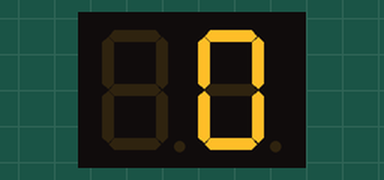
Recording of a sketch running on a simulated Arduino Uno, built with avr-gcc and run on an emulated ATmega328P. Parts: 2-digit seven-segment display.

Above: at 0.1 s.
At 4.1 s:
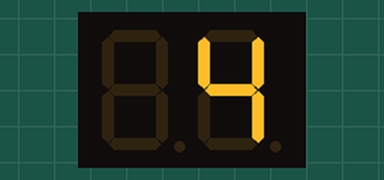
At 9.1 s:
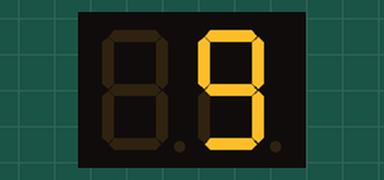
At 19.1 s:
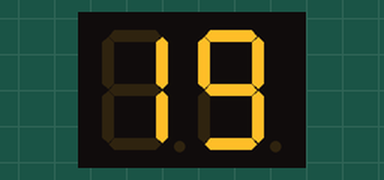
At 29.1 s:
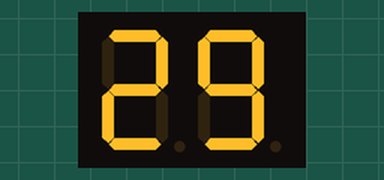
At 39.1 s:
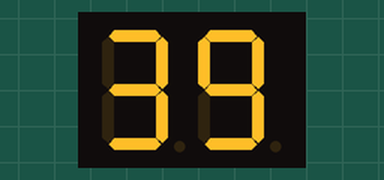

Measured:
- what the display in image 0 shows lasts 1.0 s, from 0.0 s to 1.0 s

The sketch:

04f_7seg_stoper.ino
```cpp
#include "SevSeg.h"
#include "TimerOne.h"

//Stwórz instancję wyswietlacz
SevSeg wyswietlacz;

void setup() {
  Timer1.initialize(10000); // Ustawienie przerwania czasowego na 10ms
  Timer1.attachInterrupt(refresh); //Jako kod przerwania wywołaj funkcję refresh
  //Ustawienie parametrów wyświetlacza i jego inicjacja
  byte numDigits = 2; //Ile cyfr ma wyświetlacz
  byte digitPins[] = {10, 11}; //Piny cyfr
  byte segmentPins[] = {9, 8, 2, 5, 4, 7, 6, 3}; //Piny segmentów {A, B, C, D, E, F, G, P}
  bool resistorsOnSegments = true; //Czy są rezystory na segmentach
  byte hardwareConfig = COMMON_CATHODE; // Typ podłączenia
  wyswietlacz.begin(hardwareConfig, numDigits, digitPins, segmentPins, resistorsOnSegments);
}

void refresh(){
  wyswietlacz.refreshDisplay();
}

int liczba=0;
void loop() {
  wyswietlacz.setNumber(liczba);
  delay(1000);
  liczba++;
  if (liczba == 100){
    liczba=0;
  }
}
```
